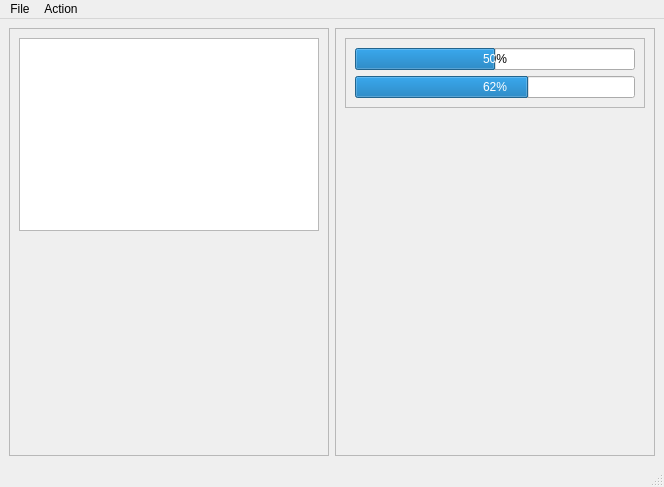
<?xml version="1.0" encoding="UTF-8"?>
<ui version="4.0">
 <class>MainWindow</class>
 <widget class="QMainWindow" name="MainWindow">
  <property name="geometry">
   <rect>
    <x>0</x>
    <y>0</y>
    <width>664</width>
    <height>487</height>
   </rect>
  </property>
  <property name="windowTitle">
   <string>MainWindow</string>
  </property>
  <widget class="QWidget" name="centralwidget">
   <layout class="QHBoxLayout" name="horizontalLayout_2">
    <item>
     <widget class="QFrame" name="frame_left">
      <property name="frameShape">
       <enum>QFrame::StyledPanel</enum>
      </property>
      <property name="frameShadow">
       <enum>QFrame::Raised</enum>
      </property>
      <layout class="QVBoxLayout" name="verticalLayout_2">
       <item>
        <widget class="QGraphicsView" name="graphicsView"/>
       </item>
       <item>
        <spacer name="verticalSpacer">
         <property name="orientation">
          <enum>Qt::Vertical</enum>
         </property>
         <property name="sizeHint" stdset="0">
          <size>
           <width>20</width>
           <height>215</height>
          </size>
         </property>
        </spacer>
       </item>
      </layout>
     </widget>
    </item>
    <item>
     <widget class="QFrame" name="frame_right">
      <property name="frameShape">
       <enum>QFrame::StyledPanel</enum>
      </property>
      <property name="frameShadow">
       <enum>QFrame::Raised</enum>
      </property>
      <layout class="QVBoxLayout" name="verticalLayout">
       <item>
        <widget class="QFrame" name="frame">
         <property name="frameShape">
          <enum>QFrame::StyledPanel</enum>
         </property>
         <property name="frameShadow">
          <enum>QFrame::Raised</enum>
         </property>
         <layout class="QVBoxLayout" name="verticalLayout_3">
          <item>
           <widget class="QProgressBar" name="analog_left_y">
            <property name="minimum">
             <number>-100</number>
            </property>
            <property name="maximum">
             <number>100</number>
            </property>
            <property name="value">
             <number>0</number>
            </property>
           </widget>
          </item>
          <item>
           <widget class="QProgressBar" name="analog_right_y">
            <property name="minimum">
             <number>-100</number>
            </property>
            <property name="value">
             <number>24</number>
            </property>
           </widget>
          </item>
         </layout>
        </widget>
       </item>
       <item>
        <spacer name="verticalSpacer_2">
         <property name="orientation">
          <enum>Qt::Vertical</enum>
         </property>
         <property name="sizeHint" stdset="0">
          <size>
           <width>20</width>
           <height>215</height>
          </size>
         </property>
        </spacer>
       </item>
      </layout>
     </widget>
    </item>
   </layout>
  </widget>
  <widget class="QMenuBar" name="menubar">
   <property name="geometry">
    <rect>
     <x>0</x>
     <y>0</y>
     <width>664</width>
     <height>25</height>
    </rect>
   </property>
   <widget class="QMenu" name="menuFile">
    <property name="title">
     <string>File</string>
    </property>
    <addaction name="actionClose"/>
   </widget>
   <widget class="QMenu" name="menuAction">
    <property name="title">
     <string>Action</string>
    </property>
   </widget>
   <addaction name="menuFile"/>
   <addaction name="menuAction"/>
  </widget>
  <widget class="QStatusBar" name="statusbar"/>
  <action name="actionClose">
   <property name="text">
    <string>Close</string>
   </property>
  </action>
 </widget>
 <resources/>
 <connections/>
</ui>
